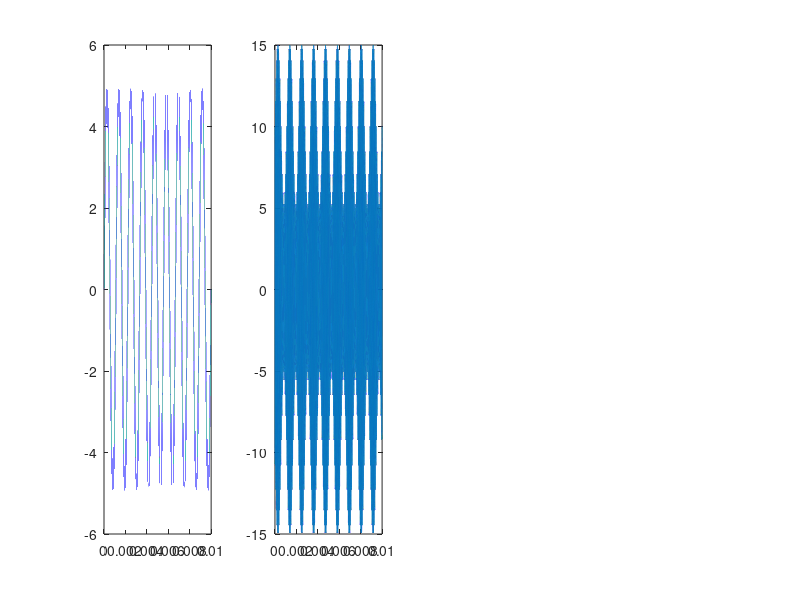

Write the MATLAB code that produced this figure. (Note: this script raises an error after producing the figure.)
t = linspace(0,0.01,1000000);
Am = 5;
Ac = 10;
fc = 18000;
fm = 900;
c1 = Ac*cos(2*pi*fc*t);
m1 = Am*sin(2*pi*fm*t);
u = Am/Ac;
g = m1/Am;
m2 = c1.*(1 + (u.*g));

%% TASK - I (Amplitude Modulation using the expression)

subplot(1,4,1);plot(t,m1);
subplot(1,4,2);plot(t,m2);

fs = 40000;

%% TASK - II (Amplitude Modulation using 'ammod')

y = ammod(m1,fc,fs,0,Ac);
subplot(1,4,3);plot(t,y);

%% TASK - III (Amplitude Modulation using 'modulate')

fs = 400000;
fc = 100000;
m4 = cos(2*pi*1000*t);
z = modulate(m4,fc,fs,'am');
subplot(1,4,4);plot(t,z);
